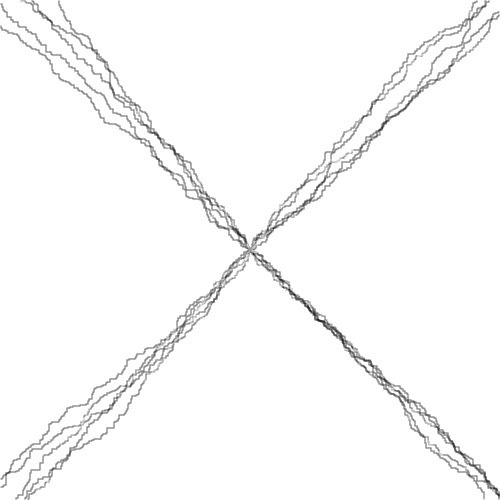
Frame 1 (no input)
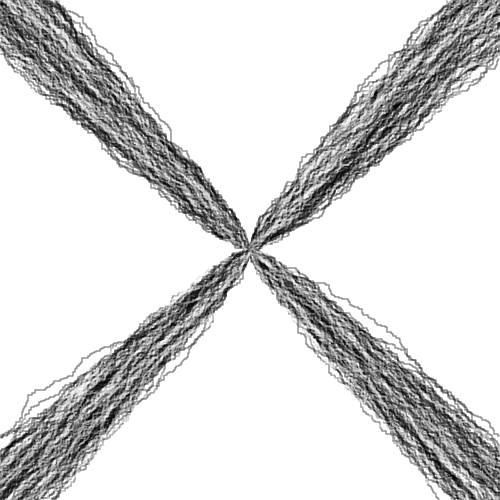
Frame 60 (the mouse pressed at the canvas centre just before this capture)
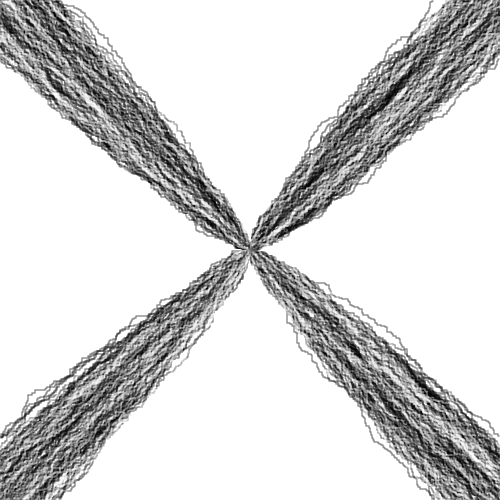
Frame 120 (the mouse held since frame 60 and released just before this capture)

The Processing sketch that drew these frames (run headless with seeded random() and noise(); from frame 60 on, the mouse is pressed at the canvas centre):

// Processing sketch: worms
// ── worms.pde

float n = 500.;
Boolean colorCircle = true;
Worm[] worms = new Worm[4];

void setup() {
    size(500, 500);
    background(255);
    noFill();
    noStroke();
    worms[0] = new Worm(n / 2 + 1, n / 2 + 1, true);
    worms[1] = new Worm(n / 2 + 1, n / 2 - 1, true);
    worms[2] = new Worm(n / 2 - 1, n / 2 + 1, true);
    worms[3] = new Worm(n / 2 - 1, n / 2 - 1, true);
}

void draw() {
    
    for (int j = 0; j < 5000;j++) {
        for (int i = 0; i < 4; i++) {
            if (worms[i].isArrived()) {
                worms[i].restart();
                print("Arrived.\n");
            }
            else{
                float x = worms[i].getX();
                float y = worms[i].getY();
                if (worms[i].getCol()) {
                    fill(0);
                }
                else {
                    fill(255);
                }
                circle(x, y, 1);
                worms[i].move();
            }
        }
    }
}

class Worm {
    
    float x,y;
    float x_start, y_start;
    Boolean col;
    
    public Worm(float x_start, float y_start, Boolean col) {
        this.x_start = x_start;
        this.y_start = y_start;
        this.col = col;
    }
    
    void restart() {
        this.x = x_start;
        this.y = y_start;
        this.col = !this.col;
    }
    
    void setPos(float x, float y) {
        this.x = x;
        this.y = y;
    }
    
    float getX() {
        return this.x;
    }
    
    float getY() {
        return this.y;
    }
    
    Boolean getCol() {
        return this.col;
    }
    
    Boolean isArrived() {
        return !inSquare(this.x, this.y, 0., 0., n);
    }
    
    void move() {
        
        float dir_x = this.x - n / 2;
        float dir_y = this.y - n / 2;
        
        if (random(0., 1.) < 0.5) {
            this.setPos(this.x + sign(dir_x), this.y);
        }
        else{
            this.setPos(this.x, this.y + sign(dir_y));
        }
        
        
        
    }
    
    float sign(float x) {
        if (x > 0) {
            return 1.;
        }
        else if (x < 0) {
            return - 1.;
        }
        else{
            return 0.;
        }
    }
    
}

Boolean inEllipse(float x, float y, float center_x, float center_y, float radius_x, float radius_y) {
    return sq(x - center_x) / sq(radius_x) + sq(y - center_y) / sq(radius_y) < 1;
}

Boolean inCircle(float x, float y, float center_x, float center_y, float radius) {
    return inEllipse(x, y, center_x, center_y, radius, radius);
} 

Boolean inRectangle(float x, float y, float x_tl, float y_tl, float width, float height) {
    return x - x_tl > 0 && x - x_tl < width && y - y_tl > 0 && y - y_tl < height;
}

Boolean inSquare(float x, float y, float x_tl, float y_tl, float width) {
    return inRectangle(x, y, x_tl, y_tl, width, width);
}
